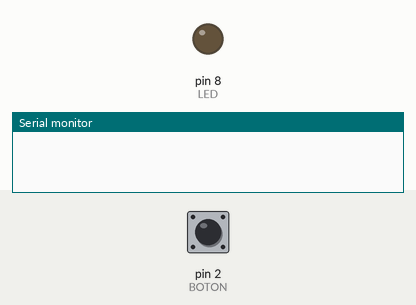
Simulated run of this sketch. Board: Arduino Uno, built with avr-gcc and run on an emulated ATmega328P. Shown: output pins drawn as LEDs (lit = HIGH), the last lines printed to the serial monitor. The test bench sets the inputs (shaded band); at power-on: pin 2 (BOTON) HIGH.

Above: at 1.2 s.
1.3 s: pin 2 (BOTON) pulled LOW for 0.15 s
At 1.8 s:
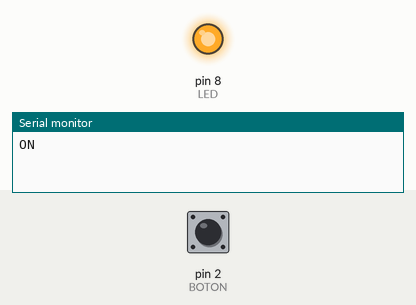
2.9 s: pin 2 (BOTON) pulled LOW for 1 s
At 4.2 s:
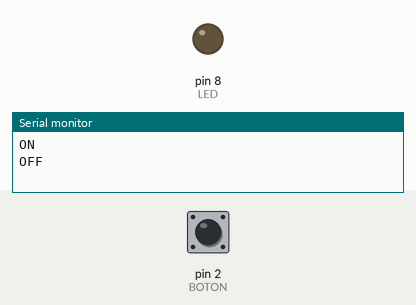
5.4 s: pin 2 (BOTON) pulled LOW for 3.2 s
At 6.2 s:
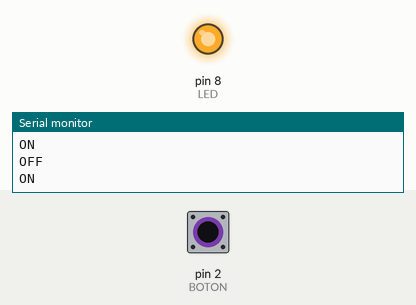
Timing chart, 0 to 8.4 s (numbered marks = the images above; inputs shaded):
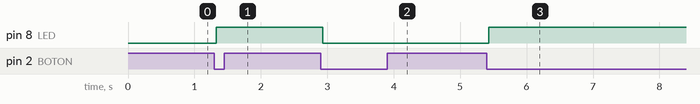

The sketch:

boton_estable.ino
```cpp
#include "Logica.h"
#include <Arduino.h>
const byte BOTON = 2, LED = 8;
Curso::Boton boton;
bool salida = false;
void setup() {
  Serial.begin(115200);
  pinMode(BOTON, INPUT_PULLUP);
  pinMode(LED, OUTPUT);
  digitalWrite(LED, LOW);
}
void loop() {
  if (boton.actualizar(digitalRead(BOTON), millis())) {
    salida = !salida;
    digitalWrite(LED, salida);
    Serial.println(salida ? F("ON") : F("OFF"));
  }
}
```

Logica.h
```cpp
#pragma once
#include <math.h>
#include <stdint.h>
namespace Curso {
inline bool transcurrido(uint32_t ahora, uint32_t antes, uint32_t periodo) {
  return uint32_t(ahora - antes) >= periodo;
}
inline uint8_t pwmDesdeAdc(uint16_t raw) {
  if (raw > 1023)
    raw = 1023;
  return (uint32_t(raw) * 255) / 1023;
}
inline bool temperaturaTmp36(uint16_t raw, float referencia, float &t) {
  if (raw > 1023 || !isfinite(referencia) || referencia <= 0)
    return false;
  t = ((raw + 0.5f) * referencia / 1024.0f - 0.5f) * 100.0f;
  return isfinite(t) && t >= -40 && t <= 125;
}
inline bool distanciaCm(uint32_t tiempo, float &cm) {
  if (!tiempo)
    return false;
  cm = tiempo * 0.0343f / 2.0f;
  return cm >= 2 && cm <= 400;
}
inline bool histeresisAlta(float valor, bool anterior, float alto, float bajo) {
  return anterior ? valor > bajo : valor >= alto;
}
struct Boton {
  bool crudo = true, estable = true;
  uint32_t cambio = 0;
  bool actualizar(bool nivel, uint32_t ahora) {
    if (nivel != crudo) {
      crudo = nivel;
      cambio = ahora;
    }
    if (crudo != estable && transcurrido(ahora, cambio, 30)) {
      estable = crudo;
      return !estable;
    }
    return false;
  }
};
} // namespace Curso
```

Measured:
- after the input at 1.3 s, pin 8 (LED): LOW → HIGH at once
- after the input at 2.9 s, pin 8 (LED): HIGH → LOW at once
- after the input at 5.4 s, pin 8 (LED): LOW → HIGH at once
